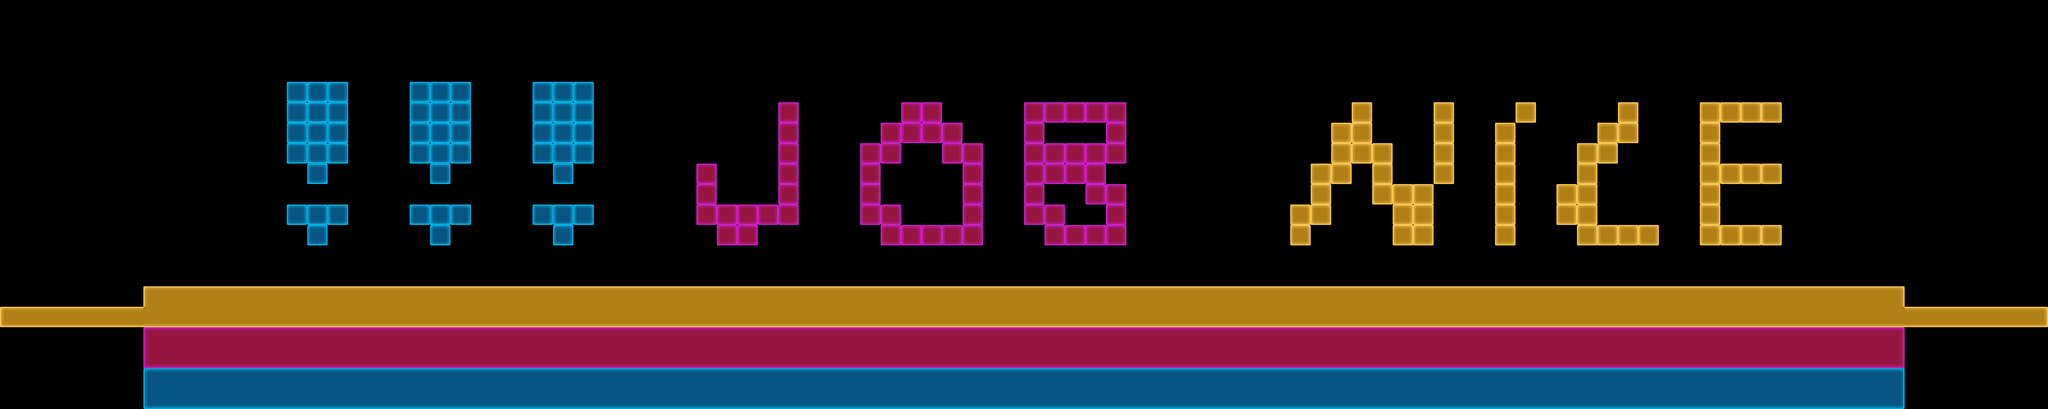

This is a level from a 2D game, rendered from its Tiled map with the project's own tilesets. A one-line summary and the complete map file follow:
An orthogonal 100x20 tile map with 128x128 px tiles, 1 tile layer (Tile Layer 1).

<map version="1.0" orientation="orthogonal" renderorder="right-down" width="100" height="20" tilewidth="128" tileheight="128" nextobjectid="1">
 <properties>
  <property name="end_height" value="8" />
  <property name="height" value="20" />
  <property name="start_height" value="8" />
  <property name="starting_x" value="1" />
  <property name="width" value="100" />
 </properties>
 <tileset firstgid="1" source="neon_tileset.tsx" />
 <layer name="Tile Layer 1" width="100" height="20">
  <data encoding="csv">
0,0,0,0,0,0,0,0,0,0,0,0,0,0,0,0,0,0,0,0,0,0,0,0,0,0,0,0,0,0,0,0,0,0,0,0,0,0,0,0,0,0,0,0,0,0,0,0,0,0,0,0,0,0,0,0,0,0,0,0,0,0,0,0,0,0,0,0,0,0,0,0,0,0,0,0,0,0,0,0,0,0,0,0,0,0,0,0,0,0,0,0,0,0,0,0,0,0,0,0,
0,0,0,0,0,0,0,0,0,0,0,0,0,0,0,0,0,0,0,0,0,0,0,0,0,0,0,0,0,0,0,0,0,0,0,0,0,0,0,0,0,0,0,0,0,0,0,0,0,0,0,0,0,0,0,0,0,0,0,0,0,0,0,0,0,0,0,0,0,0,0,0,0,0,0,0,0,0,0,0,0,0,0,0,0,0,0,0,0,0,0,0,0,0,0,0,0,0,0,0,
0,0,0,0,0,0,0,0,0,0,0,0,0,0,0,0,0,0,0,0,0,0,0,0,0,0,0,0,0,0,0,0,0,0,0,0,0,0,0,0,0,0,0,0,0,0,0,0,0,0,0,0,0,0,0,0,0,0,0,0,0,0,0,0,0,0,0,0,0,0,0,0,0,0,0,0,0,0,0,0,0,0,0,0,0,0,0,0,0,0,0,0,0,0,0,0,0,0,0,0,
0,0,0,0,0,0,0,0,0,0,0,0,0,0,0,0,0,0,0,0,0,0,0,0,0,0,0,0,0,0,0,0,0,0,0,0,0,0,0,0,0,0,0,0,0,0,0,0,0,0,0,0,0,0,0,0,0,0,0,0,0,0,0,0,0,0,0,0,0,0,0,0,0,0,0,0,0,0,0,0,0,0,0,0,0,0,0,0,0,0,0,0,0,0,0,0,0,0,0,0,
0,0,0,0,0,0,0,0,0,0,0,0,0,0,68,68,68,0,0,0,68,68,68,0,0,0,68,68,68,0,0,0,0,0,0,0,0,0,0,0,0,0,0,0,0,0,0,0,0,0,0,0,0,0,0,0,0,0,0,0,0,0,0,0,0,0,0,0,0,0,0,0,0,0,0,0,0,0,0,0,0,0,0,0,0,0,0,0,0,0,0,0,0,0,0,0,0,0,0,0,
0,0,0,0,0,0,0,0,0,0,0,0,0,0,68,68,68,0,0,0,68,68,68,0,0,0,68,68,68,0,0,0,0,0,0,0,0,0,65,0,0,0,0,0,65,65,0,0,0,0,65,65,65,65,65,0,0,0,0,0,0,0,0,0,0,0,62,0,0,0,62,0,0,0,62,0,0,0,0,62,0,0,0,62,62,62,62,0,0,0,0,0,0,0,0,0,0,0,0,0,
0,0,0,0,0,0,0,0,0,0,0,0,0,0,68,68,68,0,0,0,68,68,68,0,0,0,68,68,68,0,0,0,0,0,0,0,0,0,65,0,0,0,0,65,65,65,65,0,0,0,65,0,0,0,65,0,0,0,0,0,0,0,0,0,0,62,62,0,0,0,62,0,0,62,0,0,0,0,62,62,0,0,0,62,0,0,0,0,0,0,0,0,0,0,0,0,0,0,0,0,
0,0,0,0,0,0,0,0,0,0,0,0,0,0,68,68,68,0,0,0,68,68,68,0,0,0,68,68,68,0,0,0,0,0,0,0,0,0,65,0,0,0,65,65,0,0,65,65,0,0,65,65,65,65,65,0,0,0,0,0,0,0,0,0,0,62,62,62,0,0,62,0,0,62,0,0,0,62,62,0,0,0,0,62,0,0,0,0,0,0,0,0,0,0,0,0,0,0,0,0,
0,0,0,0,0,0,0,0,0,0,0,0,0,0,0,68,0,0,0,0,0,68,0,0,0,0,0,68,0,0,0,0,0,0,65,0,0,0,65,0,0,0,65,0,0,0,0,65,0,0,65,65,65,65,0,0,0,0,0,0,0,0,0,0,62,62,0,62,0,0,62,0,0,62,0,0,0,62,0,0,0,0,0,62,62,62,62,0,0,0,0,0,0,0,0,0,0,0,0,0,
0,0,0,0,0,0,0,0,0,0,0,0,0,0,0,0,0,0,0,0,0,0,0,0,0,0,0,0,0,0,0,0,0,0,65,0,0,0,65,0,0,0,65,0,0,0,0,65,0,0,65,0,0,65,65,0,0,0,0,0,0,0,0,0,62,0,0,62,62,62,0,0,0,62,0,0,62,62,0,0,0,0,0,62,0,0,0,0,0,0,0,0,0,0,0,0,0,0,0,0,
0,0,0,0,0,0,0,0,0,0,0,0,0,0,68,68,68,0,0,0,68,68,68,0,0,0,68,68,68,0,0,0,0,0,65,65,65,65,65,0,0,0,65,65,0,0,0,65,0,0,65,65,0,0,65,0,0,0,0,0,0,0,0,62,62,0,0,0,62,62,0,0,0,62,0,0,62,62,0,0,0,0,0,62,0,0,0,0,0,0,0,0,0,0,0,0,0,0,0,0,
0,0,0,0,0,0,0,0,0,0,0,0,0,0,0,68,0,0,0,0,0,68,0,0,0,0,0,68,0,0,0,0,0,0,0,65,65,0,0,0,0,0,0,65,65,65,65,65,0,0,0,65,65,65,65,0,0,0,0,0,0,0,0,62,0,0,0,0,62,62,0,0,0,62,0,0,0,62,62,62,62,0,0,62,62,62,62,0,0,0,0,0,0,0,0,0,0,0,0,0,
0,0,0,0,0,0,0,0,0,0,0,0,0,0,0,0,0,0,0,0,0,0,0,0,0,0,0,0,0,0,0,0,0,0,0,0,0,0,0,0,0,0,0,0,0,0,0,0,0,0,0,0,0,0,0,0,0,0,0,0,0,0,0,0,0,0,0,0,0,0,0,0,0,0,0,0,0,0,0,0,0,0,0,0,0,0,0,0,0,0,0,0,0,0,0,0,0,0,0,0,
0,0,0,0,0,0,0,0,0,0,0,0,0,0,0,0,0,0,0,0,0,0,0,0,0,0,0,0,0,0,0,0,0,0,0,0,0,0,0,0,0,0,0,0,0,0,0,0,0,0,0,0,0,0,0,0,0,0,0,0,0,0,0,0,0,0,0,0,0,0,0,0,0,0,0,0,0,0,0,0,0,0,0,0,0,0,0,0,0,0,0,0,0,0,0,0,0,0,0,0,
0,0,0,0,0,0,0,1,2,2,2,2,2,2,2,2,2,2,2,2,2,2,2,2,2,2,2,2,2,2,2,2,2,2,2,2,2,2,2,2,2,2,2,2,2,2,2,2,2,2,2,2,2,2,2,2,2,2,2,2,2,2,2,2,2,2,2,2,2,2,2,2,2,2,2,2,2,2,2,2,2,2,2,2,2,2,2,2,2,2,2,2,3,0,0,0,0,0,0,0,
46,47,47,47,47,47,47,32,32,32,32,32,32,32,32,32,32,32,32,32,32,32,32,32,32,32,32,32,32,32,32,32,32,32,32,32,32,32,32,32,32,32,32,32,32,32,32,32,32,32,32,32,32,32,32,32,32,32,32,32,32,32,32,32,32,32,32,32,32,32,32,32,32,32,32,32,32,32,32,32,32,32,32,32,32,32,32,32,32,32,32,32,32,47,47,47,47,47,47,48,
0,0,0,0,0,0,0,4,5,5,5,5,5,5,5,5,5,5,5,5,5,5,5,5,5,5,5,5,5,5,5,5,5,5,5,5,5,5,5,5,5,5,5,5,5,5,5,5,5,5,5,5,5,5,5,5,5,5,5,5,5,5,5,5,5,5,5,5,5,5,5,5,5,5,5,5,5,5,5,5,5,5,5,5,5,5,5,5,5,5,5,5,6,0,0,0,0,0,0,0,
0,0,0,0,0,0,0,34,35,35,35,35,35,35,35,35,35,35,35,35,35,35,35,35,35,35,35,35,35,35,35,35,35,35,35,35,35,35,35,35,35,35,35,35,35,35,35,35,35,35,35,35,35,35,35,35,35,35,35,35,35,35,35,35,35,35,35,35,35,35,35,35,35,35,35,35,35,35,35,35,35,35,35,35,35,35,35,35,35,35,35,35,36,0,0,0,0,0,0,0,
0,0,0,0,0,0,0,7,8,8,8,8,8,8,8,8,8,8,8,8,8,8,8,8,8,8,8,8,8,8,8,8,8,8,8,8,8,8,8,8,8,8,8,8,8,8,8,8,8,8,8,8,8,8,8,8,8,8,8,8,8,8,8,8,8,8,8,8,8,8,8,8,8,8,8,8,8,8,8,8,8,8,8,8,8,8,8,8,8,8,8,8,9,0,0,0,0,0,0,0,
0,0,0,0,0,0,0,37,38,38,38,38,38,38,38,38,38,38,38,38,38,38,38,38,38,38,38,38,38,38,38,38,38,38,38,38,38,38,38,38,38,38,38,38,38,38,38,38,38,38,38,38,38,38,38,38,38,38,38,38,38,38,38,38,38,38,38,38,38,38,38,38,38,38,38,38,38,38,38,38,38,38,38,38,38,38,38,38,38,38,38,38,39,0,0,0,0,0,0,0
</data>
 </layer>
</map>
